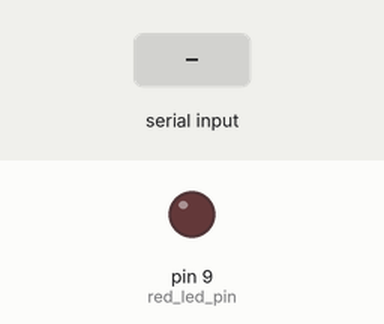
Simulated run of this sketch. Board: Arduino Uno, built with avr-gcc and run on an emulated ATmega328P. Shown: output pins drawn as LEDs (lit = HIGH). The inputs (shaded band) are chosen by the test bench.

Above: at 1.2 s.
1.3 s: "1\n" received over Serial
At 2.5 s:
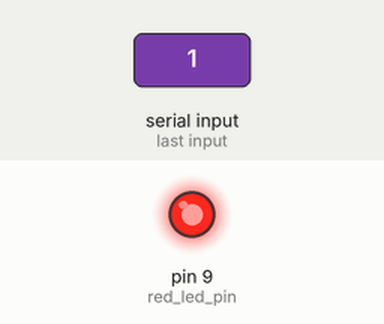
2.8 s: "0\n" received over Serial
At 3.7 s:
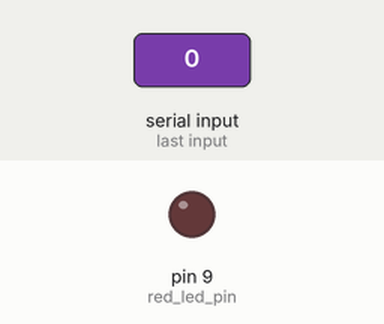
Timing chart, 0 to 5.8 s (numbered marks = the images above; inputs shaded):
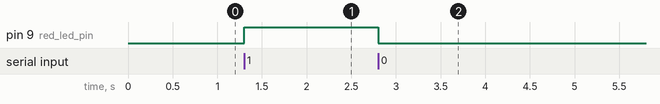

Measured:
- after the input at 1.3 s, pin 9 (red_led_pin): LOW → HIGH at once
- after the input at 2.8 s, pin 9 (red_led_pin): HIGH → LOW at once

The sketch:

Switch_code_for_LED_project_2.ino
```cpp
const int red_led_pin =  9;
const int green_led_pin =  10;
const int blue_led_pin =  11;

void setup() {
  Serial.begin(9600);
  pinMode(red_led_pin, OUTPUT);
}

void loop() {
  if (Serial.available()) {
    char terminationChar = '\n'; // Define the termination character
    String receivedString = Serial.readStringUntil(terminationChar);
    // Serial.println("Received: " + receivedString);
    // Process the receivedString as needed

    if((receivedString+terminationChar) == "1\n"){
      digitalWrite(red_led_pin, HIGH);
    }
    else
    {
      digitalWrite(red_led_pin, LOW);
    }
  }
}
```
